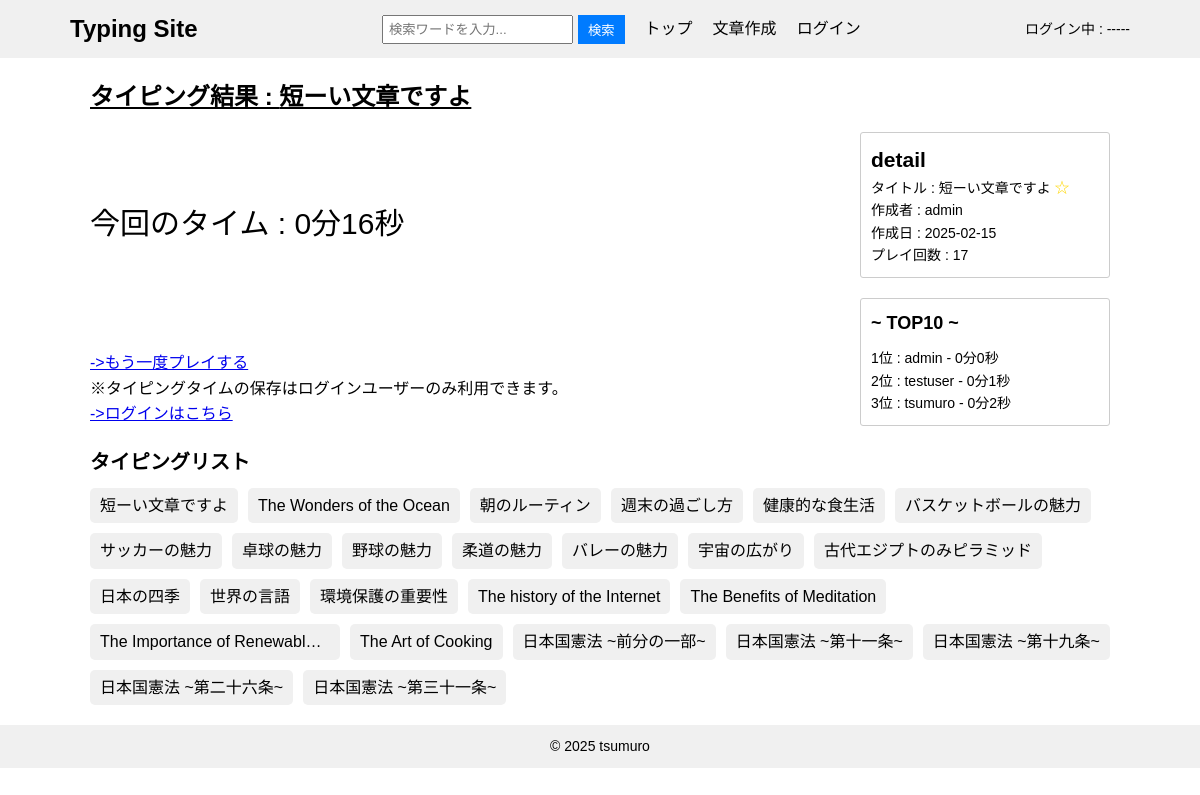
The page /guest_result/16/16 on the database as committed earlier.
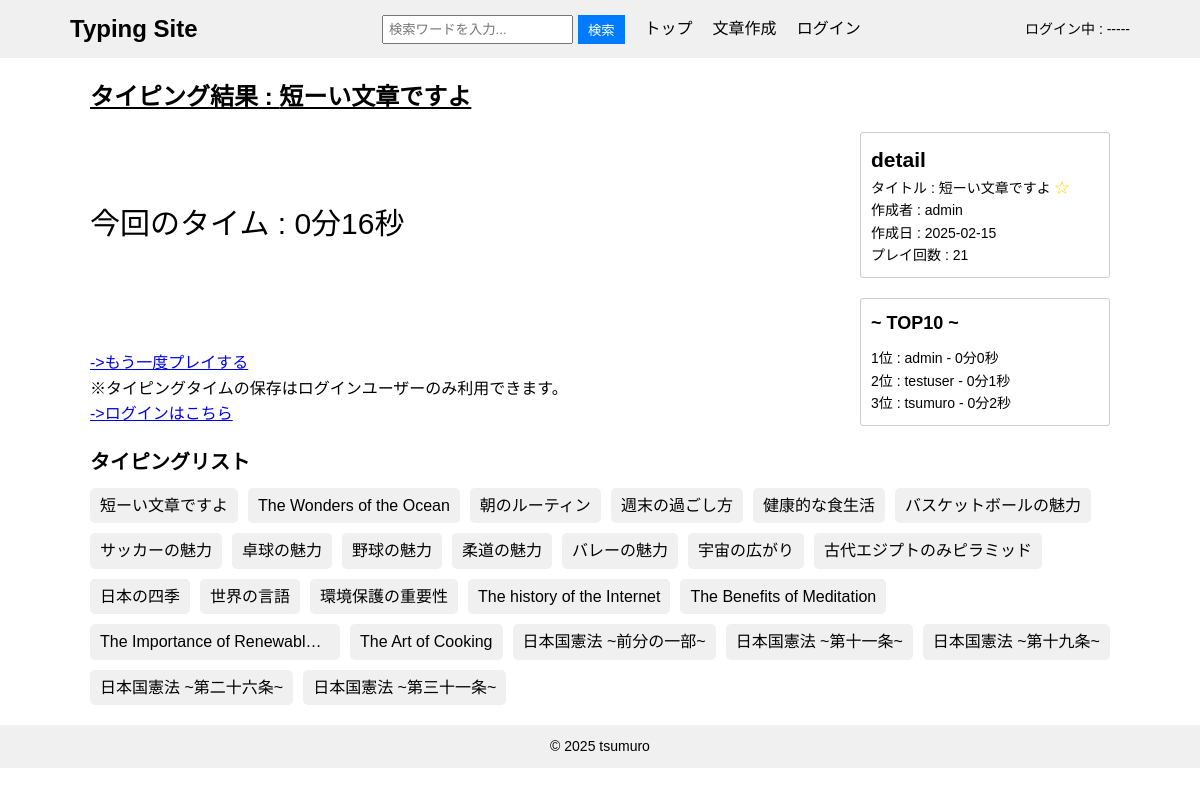
The same page on the database as committed later.
### contentapp/models.py (models this page shows, shortened)
class Content(models.Model):
    user = models.ForeignKey(
        settings.AUTH_USER_MODEL,
        on_delete=models.SET_NULL,
        null=True,
        blank=True
    )
    title = models.CharField(max_length=50, unique=True)
    sentence = models.TextField()
    category = models.ForeignKey(
        Category,
        on_delete=models.SET_NULL,
        null=True,
        blank=True,
    )
    is_public = models.BooleanField(default=True)
    play_count = models.IntegerField(default=0)
    created_at = models.DateTimeField(auto_now_add=True)

### typingapp/models.py (models this page shows, shortened)
class History(models.Model):
    user = models.ForeignKey(CustomUser, on_delete=models.CASCADE)
    title = models.ForeignKey(Content, on_delete=models.CASCADE)
    typing_time = models.IntegerField()

### accounts/models.py (models this page shows)
class CustomUser(AbstractUser):
    pass

### typingapp/views.py (the view)
# urls.py: path('guest_result/<int:pk>/<int:typing_time>', views.GuestResultView.as_view(), name='guest_result'),
class GuestResultView(generic.DetailView):
    model = Content
    template_name = "guest_result.html"
    context_object_name = "content_object"
    def get_context_data(self, **kwargs):
        context = super().get_context_data(**kwargs)
        typing_time = self.kwargs.get("typing_time")
        context['typing_time'] = int(typing_time)
        context['ranking_list'] = History.objects.filter(title__title=self.object.title).order_by("typing_time")
        context['content_list'] = Content.objects.filter(is_public=True).order_by("-play_count")
        return context

### templatetags/custom_filters.py (called while the page is built)
@register.filter
def format_duration(seconds):
    minutes = seconds // 60
    remaining_seconds = seconds % 60
    return f"{minutes}分{remaining_seconds}秒"

### typingapp/templates/guest_result.html (shortened to what this page needs)
{% extends "base.html" %}
{% load custom_filters %}
{% block contents %}
<div class="index-content">
    <div class="typing-content">
        <div id="title">
            <p><strong>タイピング結果 : {{ content_object.title }} </strong></p>
        </div>
        <div class="result-time">
                <p>今回のタイム : {{ typing_time|format_duration }}</p>
        </div>
        <div id="result-comment">
            <a href="{% url "typingapp:typing" content_object.pk %}">->もう一度プレイする</a>
            <p>※タイピングタイムの保存はログインユーザーのみ利用できます。</p>
            <a href="{% url "accounts:login" %}"> ->ログインはこちら </a>
        </div>
    </div>
    <div class="info-content">
        <div class="detail-list">
            <form method="post">
                <p>
                    <h2>detail</h2>
                    タイトル : {{ content_object.title }}
                    {% if is_favorite %}
                    <input type="hidden" name="action" value="delete_favorite">
                    <button id="favorite-button" type="submit">★</button>
                    {% else %}
                    <button id="favorite-button" type="submit">☆</button>
                    {% endif %}
                    <br>
                    作成者 : {{ content_object.user }}
                    <br>
                    作成日 : {{ content_object.created_at|date:"Y-m-j" }}
                    <br>
                    プレイ回数 : {{ content_object.play_count }}
                </p>
            </form>
        </div>
        <div class="ranking_list">
            <h2>~ TOP10 ~</h2>
            <ul>
                {% for ranking in ranking_list|slice:":10" %}
                    <li>{{ forloop.counter }}位 : {{ ranking.user }} - {{ ranking.typing_time|format_duration }}</li>
                {% empty %}
                    <li>まだランキングがありません</li>
                {% endfor %}
            </ul>
        </div>
    </div>
</div>
<div class="content-list">
    <h2>タイピングリスト</h2>
    <ul>
        {% for content in content_list %}
        <li><a href="{% url "typingapp:typing" content.pk %}">{{ content.title }}</a></li>
        {% endfor %}
    </ul>
</div>
{% endblock %}

Rows that differ between the two databases and show on the page:
changed Content "短ーい文章ですよ": play_count "17" → "21"
